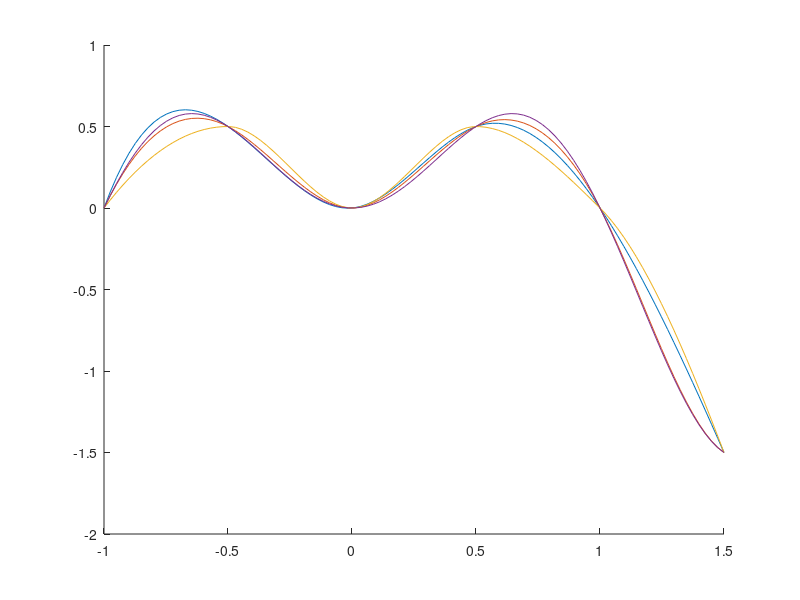

Write MATLAB code to recreate this figure.
xi=[-1,-1/2,0,1/2,1,3/2];
xx=linspace(-1,3/2);
f=xx.*sin(pi*xx);
fi=xi.*sin(pi*xi);
dfi=sin(pi*xi)+pi*xi.*cos(pi*xi);
s=spline(xi,fi,xx);
hold on
plot(xx,s);
fci=[pi,fi,-1];
s2=spline(xi,fci,xx)
plot(xx,s2)

fp=pchip(xi,fi,xx)
plot(xx,fp)


plot(xx,f)